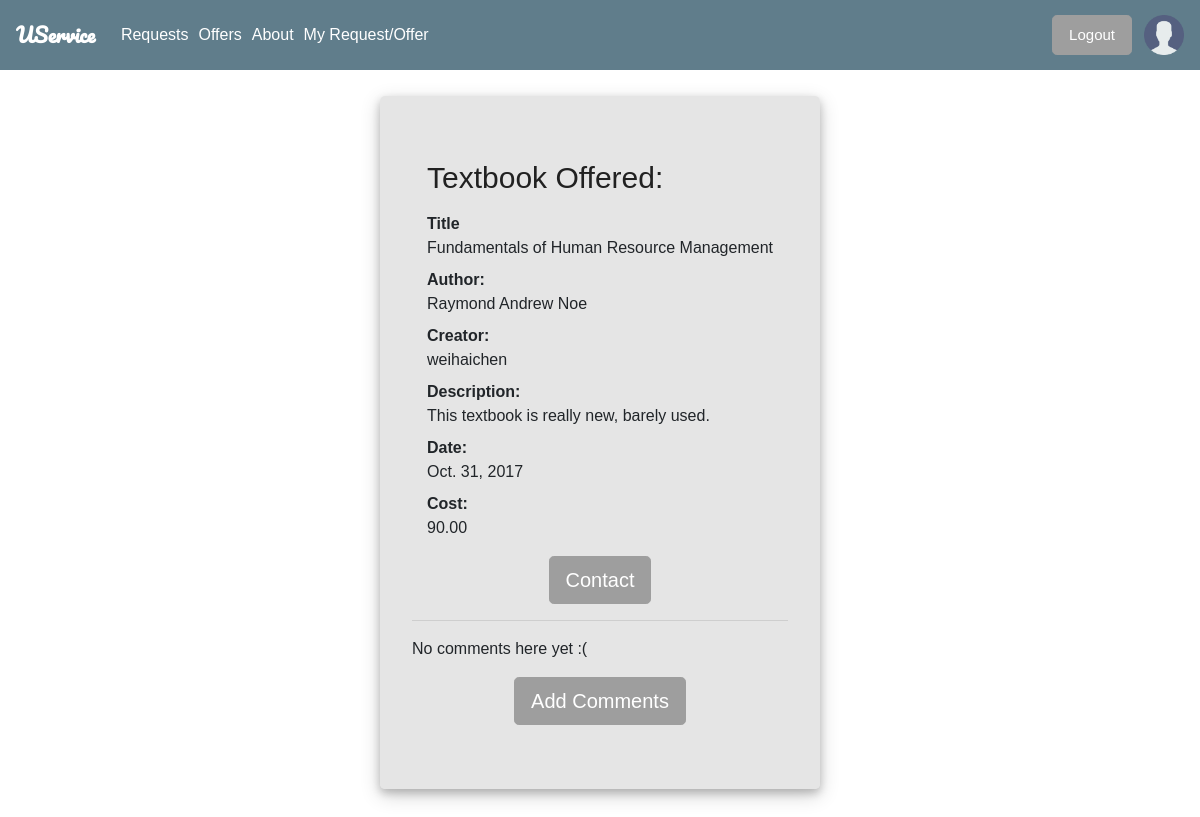
/USERVICE/textbookDetail/2 (signed in), run on the app's committed database.
### USERVICE/models.py (models this page shows, shortened)
class Textbook_Trading(models.Model):
    title = models.CharField(max_length=200)
    author = models.CharField(max_length=200)
    description = models.TextField(max_length=1000, help_text="Enter a brief description of the book")
    creator=models.ForeignKey(User,on_delete=models.SET_NULL,null=True)
    date=models.DateField(null=True,blank=True)
    cost=models.DecimalField(max_digits=6,decimal_places=2,default=Decimal('0.00'))
    request=models.BooleanField(default=False)
    offer=models.BooleanField(default=False)

### USERVICE/views.py (the view)
# urls.py: url(r'^textbookDetail/(?P<pk>\d+)$', views.textbookDetailView.as_view(), name='textbook-Detail'),
class textbookDetailView(generic.DetailView):
    model=Textbook_Trading
    context_object_name="book"
    template_name='displayTemplate/textbookDetail.html'

### USERVICE/templates/displayTemplate/textbookDetail.html (shortened to what this page needs)
{% extends "base_generic.html" %}
{% block extra_head %}
{% load static %}
<link rel="stylesheet" href="{% static 'css/details.css' %}">
{% endblock %}
{% block content %}
    <div class="row">
      <div class="jumbotron">
        <div class="container">
          {% if book.offer %}
          <h1 class="text-left">Textbook Offered:</h1>
          {%else%}
          <h1 class="text-left">Textbook Requested:</h1>
          {%endif%}
        <dl class="dl-horizontal">
          <dt>Title</dt>
          <dd>{{book.title}}</dd>
          <dt>Author:</dt>
          <dd>{{book.author}}</dd>
          <dt>Creator:</dt>
          <dd>{{book.creator}}</dd>
          <dt>Description:</dt>
          <dd>{{book.description}}</dd>
          <dt>Date:</dt>
          <dd>{{book.date}}</dd>
          <dt>Cost:</dt>
          <dd>{{book.cost}}</dd>
        </dl>
        </div>
        <div class="text-center">
        <button type="button" class="btn btn-lg"><a href='{%url 'profile' pk=book.creator.pk%}'>Contact</a></button>
        </div>
    <hr>
{% for comment in book.comments.all %}
    <div class="comment">
        <div class="date">{{ comment.created_date }}</div>
        <strong>{{ comment.author }}</strong>
        <p>{{ comment.text|linebreaks }}</p>
    </div>
{% empty %}
    <p>No comments here yet :(</p>
{% endfor %}
  <div class="text-center">
    <button type="button" class="btn btn-lg"><a href="{% url 'add_comment_to_book' pk=book.pk %}">Add Comments</button>
  </div>
  </div>
  </div>
{% endblock %}

### USERVICE/static/css/navbar.css (style rules this page uses)
* { font-family: Arial, Helvetica, sans-serif; }
a, a:active, a:hover { color: white; text-decoration: none; }

### USERVICE/static/css/details.css (style rules this page uses)
.btn-lg { background-color: #9E9E9E; border-color: #9E9E9E; color: white; }
.jumbotron { background-color: rgba(203, 203, 203, 0.49)!important; margin-top: 6rem; box-shadow: 0 4px 8px 0 rgba(0, 0, 0, 0.2), 0 6px 20px 0 rgba(0, 0, 0, 0.19); }
.row { justify-content: center; }
.text-left { font-size: 30px; color: #212121; }
h1 { color: #212121; }

### data on the page
Textbook_Trading: title "Fundamentals of Human Resource Management", author "Raymond Andrew Noe", creator "weihaichen", description "This textbook is really new, barely used.", date "Oct. 31, 2017", cost "90.00"
